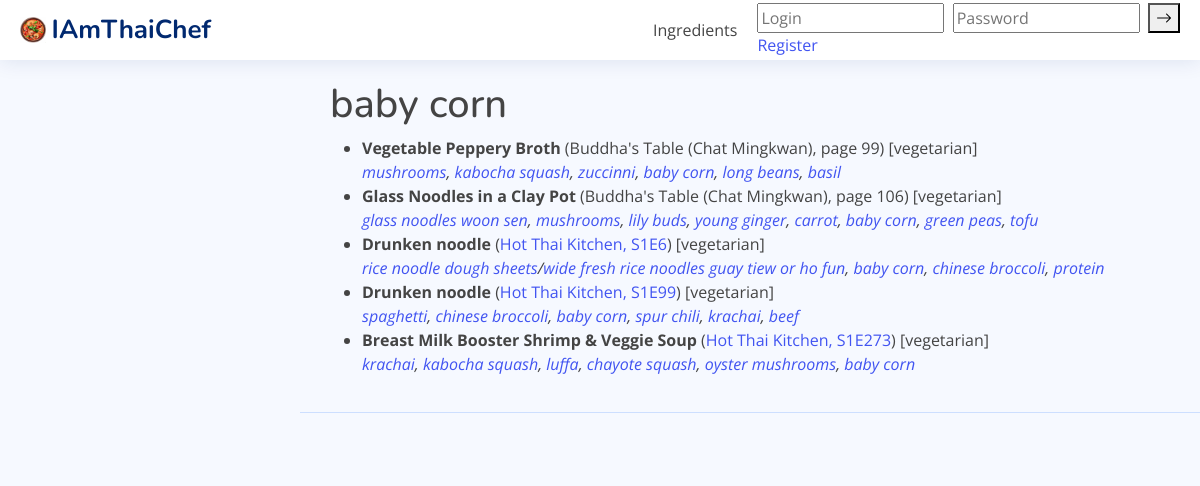
Screenshot of /ingredient/589 with the database file from the repository.
### tree/models.py (models this page shows, shortened)
class Ingredient(models.Model):
    name = models.CharField(max_length=100, unique=True)
    ingredient_type = models.ForeignKey('IngredientType', on_delete=models.CASCADE, null=True)
    def link(self):
        return f"<a href='/ingredient/{self.id}'>{self.name}</a>"

class Recipe(models.Model):
    title = models.CharField(max_length=400)
    source = models.ForeignKey(Source, on_delete=models.CASCADE)
    subsource = models.CharField(max_length=400)
    link = models.CharField(max_length=400)
    category = models.ForeignKey(Category, on_delete=models.CASCADE)
    vegetarian = models.CharField(max_length=2, choices=VEG_TYPES, default="?")
    users = models.ManyToManyField(User, through='UserRecipeRelation')
    def ingredients_string(self):
        ingredients_alternatives = self.ingredientalternatives_set.all()
        result = []
        for alternative in ingredients_alternatives:
            if alternative.optional:
                result.append("(" + "/".join(map(Ingredient.link, alternative.ingredients.all())) + ")")
            else:
                result.append("/".join(map(Ingredient.link, alternative.ingredients.all())))
        return ", ".join(result) or ""

class Source(models.Model):
    title = models.CharField(max_length=400)
    source_type = models.CharField(max_length=2, choices=SOURCE_TYPES, default="N")
    url = models.CharField(max_length=400, null=True, blank=True)
    def __str__(self):
        return self.title

class IngredientAlternatives(models.Model):
    ingredients = models.ManyToManyField(Ingredient)
    recipe = models.ForeignKey(Recipe, on_delete=models.CASCADE)
    optional = models.BooleanField(default=False)

### tree/views.py (the view)
# urls.py: path('ingredient/<int:ingredient_id>', tree.views.ingredient_dishes, name='ingredient'),
def ingredient_dishes(request, ingredient_id):
    ingredient = Ingredient.objects.get(pk=ingredient_id)
    print(1, ingredient.name)
    alternatives = IngredientAlternatives.objects.filter(ingredients=ingredient_id)
    recipes = []
    for alternative in alternatives:
        recipes.append(alternative.recipe)
    return render(request, 'NiceAdmin/ingredient_recipes.html', {'ingredient': ingredient, 'recipes': recipes})

### templates/NiceAdmin/ingredient_recipes.html (shortened to what this page needs)
{% extends "NiceAdmin/template.html" %}
{% block content %}
    <main id="main" class="main">
    <section class="section dashboard">
<div class="row">
  <div>
      <h1>{{ ingredient.name }}</h1>
    <ul>
        {% for recipe in recipes %}
            <li><strong>{{ recipe.title }}</strong>
                {% if recipe.link %}(<a href="{{ recipe.link }}">{{ recipe.source }}, {{ recipe.subsource }}</a>)
                {% else %}
                   ({{ recipe.source }}, {{ recipe.subsource }})
                {%  endif %}
                [{{ recipe.get_vegetarian_display }}]
                <br><em>{{ recipe.ingredients_string | safe }}</em>
            </li>
        {% endfor %}
    </ul>
  </div>
      </div>
    </section>
  </main>
{% endblock %}

### templates/NiceAdmin/assets/css/style.css (style rules this page uses)
:root { scroll-behavior: smooth; }
body { font-family: "Open Sans", sans-serif; background: #f6f9ff; color: #444444; }
a { color: #4154f1; text-decoration: none; }
h1, h2, h3, h4, h5, h6 { font-family: "Nunito", sans-serif; }
#main { margin-top: 60px; padding: 20px 30px; transition: all 0.3s; }
@media (min-width: 1200px) { #main, #footer { margin-left: 300px; } }

### rows the page displays
Ingredient: name "baby corn"
Recipe: title "Vegetable Peppery Broth", source "Buddha's Table (Chat Mingkwan)", subsource "page 99", vegetarian "vegetarian", ingredients_string "mushrooms , kabocha squash , zuccinni , baby corn , long beans , basil"
Recipe: title "Glass Noodles in a Clay Pot", source "Buddha's Table (Chat Mingkwan)", subsource "page 106", vegetarian "vegetarian", ingredients_string "glass noodles woon sen , mushrooms , lily buds , young ginger , carrot , baby corn , green peas , tofu"
Recipe: title "Drunken noodle", source "Hot Thai Kitchen", subsource "S1E6", vegetarian "vegetarian", ingredients_string "rice noodle dough sheets / wide fresh rice noodles guay tiew or ho fun , baby corn , chinese broccoli , protein"
Recipe: title "Drunken noodle", source "Hot Thai Kitchen", subsource "S1E99", vegetarian "vegetarian", ingredients_string "spaghetti , chinese broccoli , baby corn , spur chili , krachai , beef"
Recipe: title "Breast Milk Booster Shrimp & Veggie Soup", source "Hot Thai Kitchen", subsource "S1E273", vegetarian "vegetarian", ingredients_string "krachai , kabocha squash , luffa , chayote squash , oyster mushrooms , baby corn"
